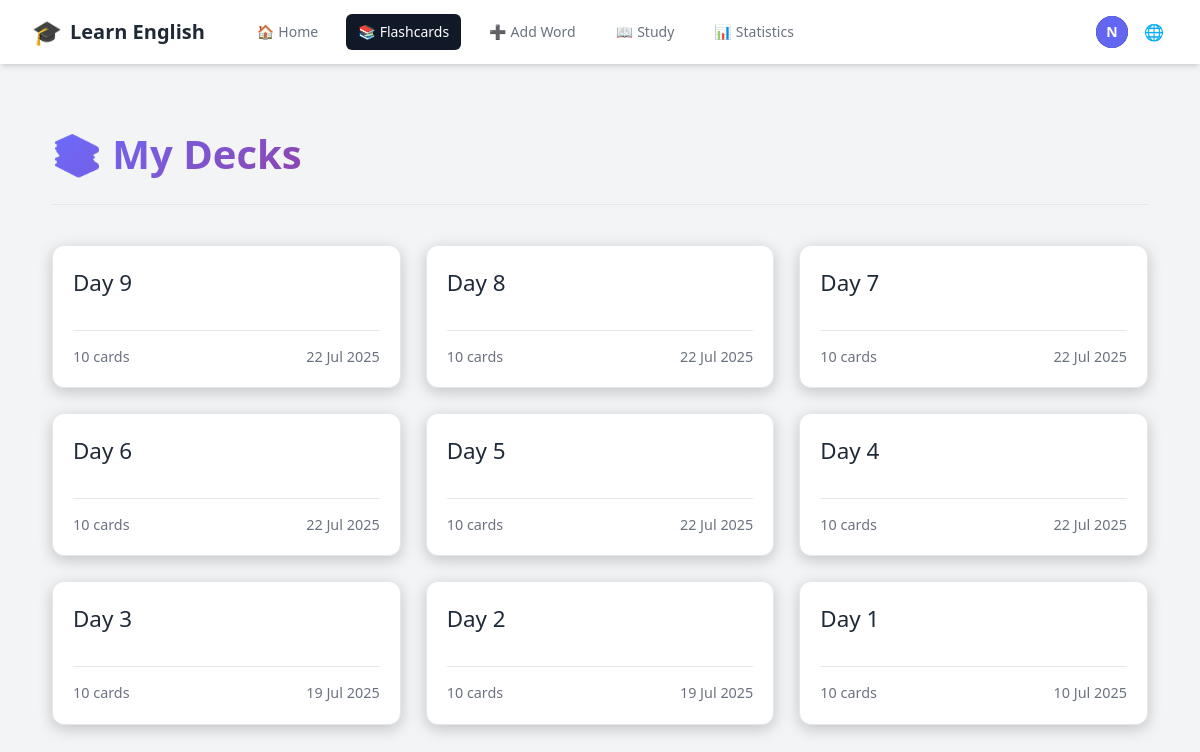
/en/decks/ (signed in), run on an earlier commit of the app's database.
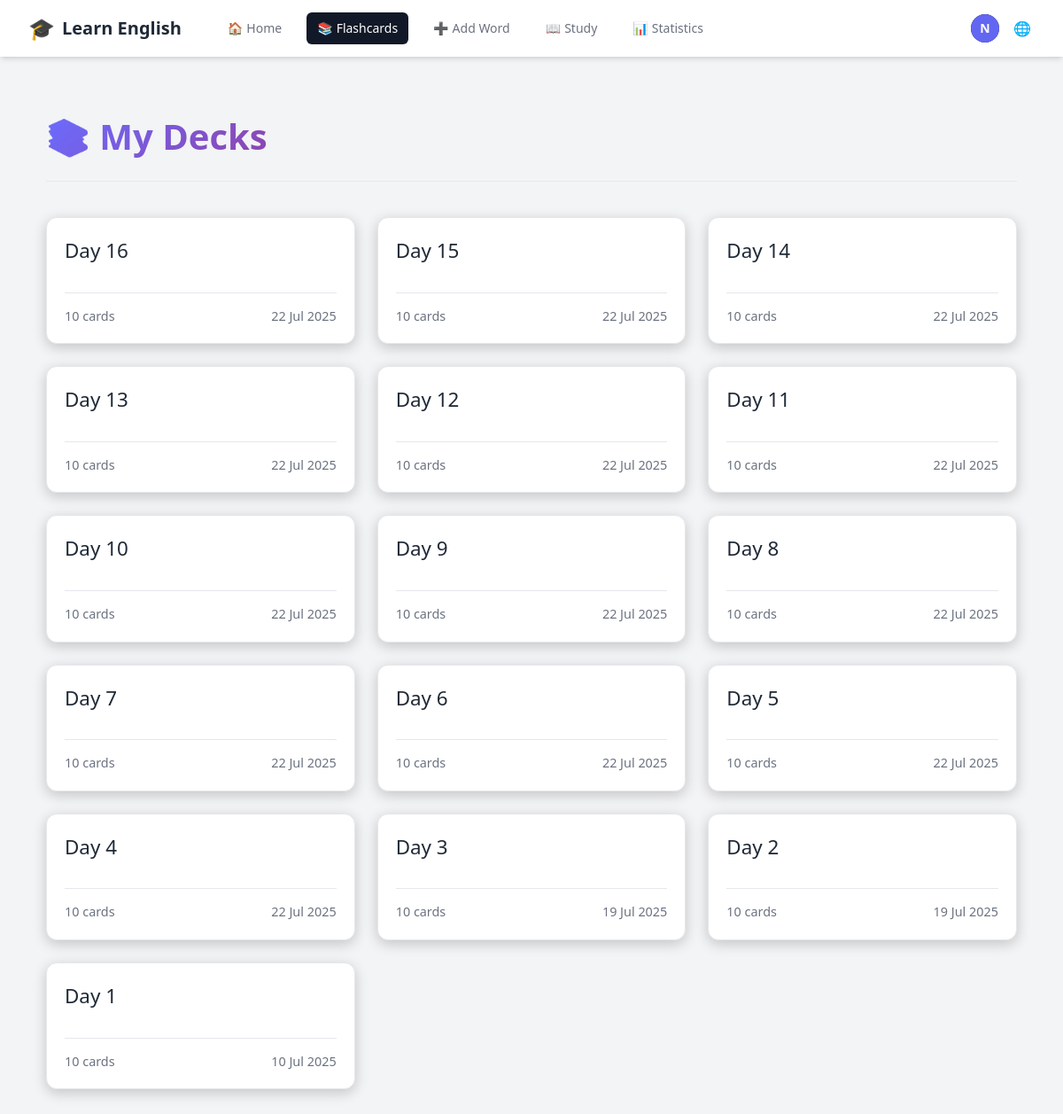
And on a later commit of the database.
### accounts/models.py (models this page shows, shortened)
class CustomUser(AbstractUser):
    email = models.EmailField(unique=True)
    username = None  # Remove username field
    USERNAME_FIELD = 'email'
    REQUIRED_FIELDS = []
    objects = CustomUserManager()

### vocabulary/models.py (models this page shows, shortened)
class Deck(models.Model):
    user = models.ForeignKey(settings.AUTH_USER_MODEL, on_delete=models.CASCADE, related_name='decks')
    name = models.CharField(max_length=255)
    created_at = models.DateTimeField(auto_now_add=True)
    class Meta:
        ordering = ['-created_at']
        unique_together = ['user', 'name']

### vocabulary/views.py (the view)
# urls.py: path('decks/', views.deck_list, name='deck_list'),
@login_required
def deck_list(request):
    decks = Deck.objects.filter(user=request.user).annotate(
        card_count=Count('flashcards')
    ).order_by('-created_at')
    context = {
        'decks': decks
    }
    return render(request, 'vocabulary/deck_list.html', context)

### vocabulary/templates/vocabulary/deck_list.html (shortened to what this page needs)
{% extends "base.html" %}
{% load i18n %}
{% block content %}
<div class="deck-list-page">
    <div class="page-header">
        <h1>📚 {{ manual_texts.my_decks }}</h1>
    </div>
    {% if decks %}
        <div class="deck-grid">
            {% for deck in decks %}
                <a href="{% url 'deck_detail' deck.id %}" class="deck-card">
                    <div>
                        <h2>{{ deck.name }}</h2>
                    </div>
                    <div class="deck-info">
                        <span>{{ deck.card_count }} {{ manual_texts.cards_text }}</span>
                        <span class="created-date">{{ deck.created_at|date:"d M Y" }}</span>
                    </div>
                </a>
            {% endfor %}
        </div>
    {% else %}
        <div class="no-decks">
            <h2>{{ manual_texts.no_decks_yet }}</h2>
            <p>{{ manual_texts.get_started_by }} <a href="{% url 'add_flashcard' %}">{{ manual_texts.adding_flashcards }}</a>!</p>
        </div>
    {% endif %}
</div>
{% endblock %}

### vocabulary/templates/base.html (shortened to what this page needs)
{% load i18n %}
{% load static %}
<!DOCTYPE html>
<html lang="{{ LANGUAGE_CODE }}">
  <head>
    <script src="https://cdn.tailwindcss.com"></script>
    <link rel="stylesheet" type="text/css" href="{% static 'css/main.css' %}">
    <link rel="stylesheet" href="https://cdnjs.cloudflare.com/ajax/libs/font-awesome/6.0.0-beta3/css/all.min.css">
  </head>
  <body class="bg-gray-100 dark:bg-gray-900">
    <nav class="bg-white dark:bg-gray-800 shadow-md">
        <div class="max-w-7xl mx-auto px-4 sm:px-6 lg:px-8">
            <div class="flex items-center justify-between h-16">
                <div class="flex items-center">
                    <a href="{% if user.is_authenticated %}{% url 'dashboard' %}{% else %}{% url 'account_login' %}{% endif %}" class="flex-shrink-0 flex items-center space-x-2">
                        <span class="text-2xl">🎓</span>
                        <span class="text-xl font-bold text-gray-800 dark:text-white">{{ manual_texts.learn_english }}</span>
                    </a>
                    <div class="hidden md:block">
                        <div class="ml-10 flex items-baseline space-x-4">
                            {% if user.is_authenticated %}
                                <a href="{% url 'dashboard' %}" class="{% if request.resolver_match.url_name == 'dashboard' %}bg-gray-900 text-white{% else %}text-gray-500 dark:text-gray-300 hover:bg-gray-700 hover:text-white{% endif %} px-3 py-2 rounded-md text-sm font-medium flex items-center space-x-1">
                                    <span class="nav-icon">🏠</span>
                                    <span>{{ manual_texts.home }}</span>
                                </a>
                                <a href="{% url 'deck_list' %}" class="{% if request.resolver_match.url_name == 'deck_list' or request.resolver_match.url_name == 'deck_detail' %}bg-gray-900 text-white{% else %}text-gray-500 dark:text-gray-300 hover:bg-gray-700 hover:text-white{% endif %} px-3 py-2 rounded-md text-sm font-medium flex items-center space-x-1">
                                    <span class="nav-icon">📚</span>
                                    <span>{{ manual_texts.flashcards }}</span>
                                </a>
                                <a href="{% url 'add_flashcard' %}" class="{% if request.resolver_match.url_name == 'add_flashcard' %}bg-gray-900 text-white{% else %}text-gray-500 dark:text-gray-300 hover:bg-gray-700 hover:text-white{% endif %} px-3 py-2 rounded-md text-sm font-medium flex items-center space-x-1">
                                    <span class="nav-icon">➕</span>
                                    <span>{{ manual_texts.add_word }}</span>
                                </a>
                                <a href="{% url 'study' %}" class="{% if request.resolver_match.url_name == 'study' %}bg-gray-900 text-white{% else %}text-gray-500 dark:text-gray-300 hover:bg-gray-700 hover:text-white{% endif %} px-3 py-2 rounded-md text-sm font-medium flex items-center space-x-1">
                                    <span class="nav-icon">📖</span>
                                    <span>{{ manual_texts.study }}</span>
                                </a>
                                <a href="{% url 'statistics' %}" class="{% if request.resolver_match.url_name == 'statistics' %}bg-gray-900 text-white{% else %}text-gray-500 dark:text-gray-300 hover:bg-gray-700 hover:text-white{% endif %} px-3 py-2 rounded-md text-sm font-medium flex items-center space-x-1">
                                    <span class="nav-icon">📊</span>
                                    <span>{{ manual_texts.statistics }}</span>
                                </a>
                            {% endif %}
                        </div>
                    </div>
                </div>
                <div class="hidden md:block">
                    <div class="ml-4 flex items-center md:ml-6">
                        {% if user.is_authenticated %}
                            <div class="ml-3 relative">
                                <div>
                                    <button type="button" id="user-toggle" class="max-w-xs bg-gray-800 rounded-full flex items-center text-sm focus:outline-none focus:ring-2 focus:ring-offset-2 focus:ring-offset-gray-800 focus:ring-white" aria-expanded="false" aria-haspopup="true">
                                        <div class="h-8 w-8 rounded-full bg-indigo-500 flex items-center justify-center text-white font-bold">
                                            {{ user.email|slice:":1"|upper }}
                                        </div>
                                    </button>
                                </div>
                            </div>
                        {% endif %}
                        <div class="ml-3 relative">
                            <div>
                                <button type="button" id="lang-toggle" class="bg-white dark:bg-gray-800 p-1 rounded-full text-gray-400 dark:text-gray-300 hover:text-gray-500 dark:hover:text-white focus:outline-none focus:ring-2 focus:ring-offset-2 focus:ring-offset-gray-800 focus:ring-white">
                                    <span class="nav-icon">🌐</span>
                                </button>
                            </div>
                        </div>
                    </div>
                </div>
            </div>
        </div>
    </nav>
    <main class="py-10">
      <div class="max-w-7xl mx-auto px-4 sm:px-6 lg:px-8">
        {% block content %}{% endblock %}
      </div>
    </main>
  </body>
</html>

### static/css/main.css (style rules this page uses)
* { margin: 0; padding: 0; box-sizing: border-box; }
body { background: #18182f; color: #fff; font-family: "Segoe UI", Tahoma, Geneva, Verdana, sans-serif; line-height: 1.6; min-height: 100vh; }
.page-header { text-align: left; margin-bottom: 30px; padding-bottom: 20px; border-bottom: 1px solid var(--border-color); display: flex; justify-content: space-between; align-items: center; }
.page-header h1 { font-size: 2.2em; font-weight: 700; color: var(--text-main); }

### vocabulary/templates/base.html (style rules this page uses)
:root { --primary-color: #6a6cff; --primary-color-dark: #5859d8; --background-main: #f3f4f6; --background-secondary: #ffffff; --background-light: #ffffff; --text-main: #1f2937; --text-muted: #6b7280; --border-color: #e5e7eb; --card-background: var(--background-secondary); --card-border-color: var(--border-color); --card-text-main: var(--text-main); --card-text-muted: var(--text-muted); --card-shadow: 0 1px 3px 0 rgba(0, 0, 0, 0.1), 0 1px 2px 0 rgba(0, 0, 0, 0.06); --card-shadow-hover: 0 4px 6px -1px rgba(0, 0, 0, 0.1), 0 2px 4px -1px rgba(0, 0, 0, 0.06); }

### vocabulary/templates/vocabulary/deck_list.html (style rules this page uses)
.deck-list-page { max-width: 1200px; margin: 20px auto; padding: 0 20px; }
.page-header { text-align: center; margin-bottom: 40px; padding-bottom: 20px; border-bottom: 1px solid var(--border-color); }
.page-header h1 { font-size: 2.5em; font-weight: 700; background: linear-gradient(135deg, var(--primary-color), #8e44ad); -webkit-background-clip: text; -webkit-text-fill-color: transparent; }
.deck-grid { display: grid; grid-template-columns: repeat(auto-fill, minmax(280px, 1fr)); gap: 25px; }
.deck-card { background-color: var(--card-background); border: 1px solid var(--card-border-color); border-radius: 12px; padding: 20px; display: flex; flex-direction: column; justify-content: space-between; transition: all 0.3s ease; text-decoration: none; color: var(--card-text-main); box-shadow: 0 4px 15px rgba(0, 0, 0, 0.2); }
.deck-card h2 { font-size: 1.4em; margin-bottom: 10px; word-break: break-word; }
.deck-info { display: flex; justify-content: space-between; align-items: center; margin-top: 20px; padding-top: 15px; border-top: 1px solid var(--card-border-color); font-size: 0.9em; color: var(--card-text-muted); }

What changed in the data, as far as the page shows it:
added Deck: name "Day 16", card_count "10", cards_text "cards", created_at "22 Jul 2025"
added Deck: name "Day 15", card_count "10", cards_text "cards", created_at "22 Jul 2025"
added Deck: name "Day 14", card_count "10", cards_text "cards", created_at "22 Jul 2025"
added Deck: name "Day 13", card_count "10", cards_text "cards", created_at "22 Jul 2025"
added Deck: name "Day 12", card_count "10", cards_text "cards", created_at "22 Jul 2025"
added Deck: name "Day 11", card_count "10", cards_text "cards", created_at "22 Jul 2025"
added Deck: name "Day 10", card_count "10", cards_text "cards", created_at "22 Jul 2025"
